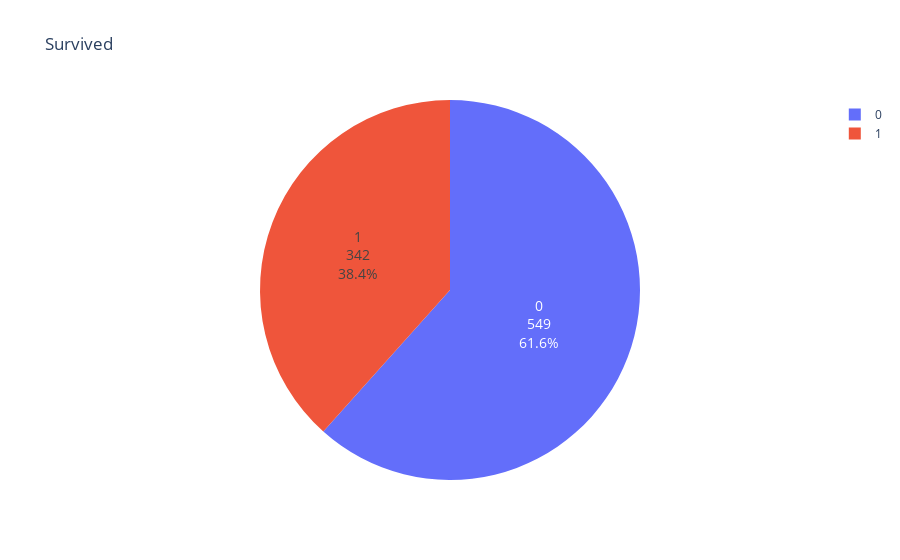

Here is the notebook cell this chart was saved with:
### Markdown cell above
Data Visualization

### Code cell
# pie chart showing rate of survival
survived_counts = data['Survived'].value_counts().reset_index()
survived_counts.columns = ['Survived', 'Count']

fig = px.pie(survived_counts, values='Count', names='Survived', title='Survived', labels={'Count': 'Count'}, color=['No', 'Yes'])
fig.update_traces(textposition='inside', textinfo='percent+label+value')
fig.update_layout(uniformtext_minsize=14, uniformtext_mode='hide')
fig.show()

### Figure 1 — Plotly figure (JSON) as saved in the notebook; plotly's stock layout.template omitted (floating-point values rounded to 4 significant figures)
{"data": [{"customdata": [["No"], ["Yes"]], "domain": {"x": [0, 1], "y": [0, 1]}, "hovertemplate": "Survived=%{label}<br>Count=%{value}<br>color=%{customdata[0]}<extra></extra>", "labels": [0, 1], "legendgroup": "", "marker": {"colors": ["#636efa", "#EF553B"]}, "name": "", "showlegend": true, "textinfo": "percent+label+value", "textposition": "inside", "type": "pie", "values": [549, 342]}], "layout": {"legend": {"tracegroupgap": 0}, "title": {"text": "Survived"}, "uniformtext": {"minsize": 14, "mode": "hide"}}}
